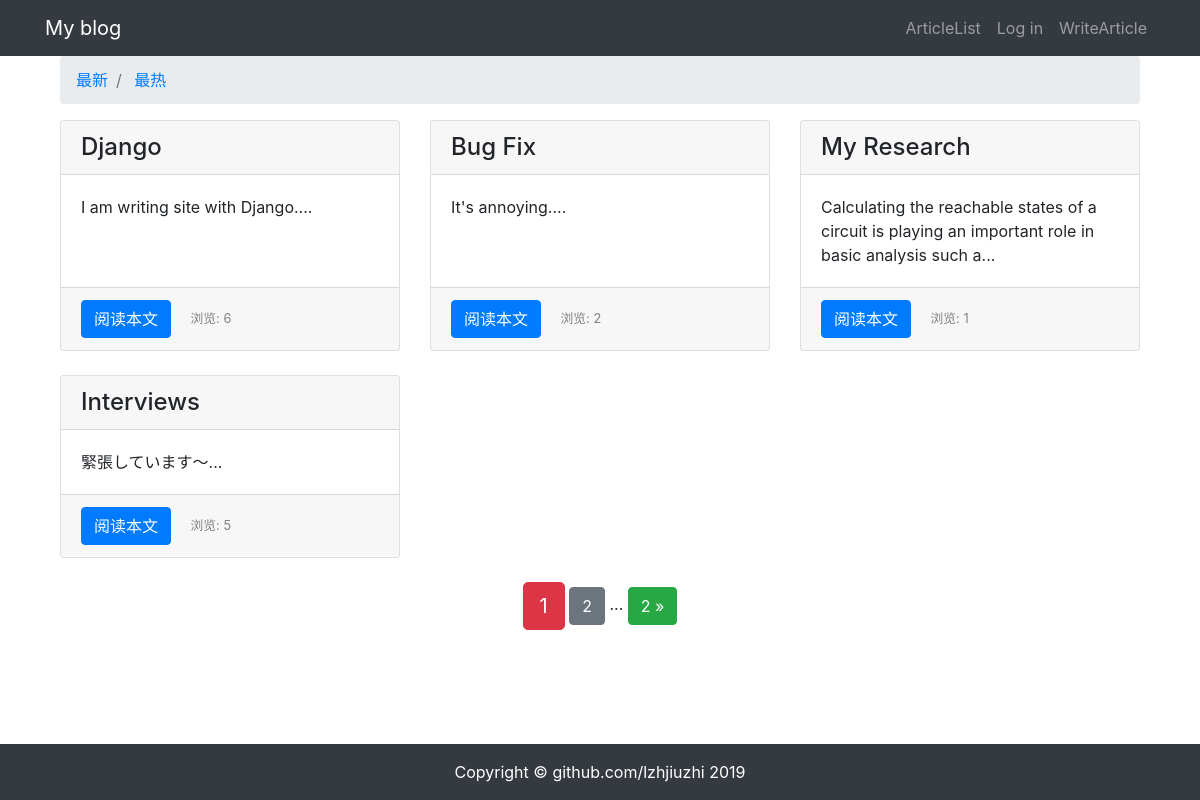
Page /article/article-list/ on the committed database.
### article/models.py (models this page shows, shortened)
class ArticlePost (models.Model):
    author = models.ForeignKey(User, on_delete=models.CASCADE)
    title = models.CharField(max_length=100)
    body = models.TextField()
    created = models.DateTimeField(default = timezone.now)
    updated = models.DateTimeField(auto_now=True)
    total_views = models.PositiveIntegerField(default=0)
    class Meta:
        ordering = ('-created',)

### article/views.py (the view)
# urls.py: path('article-list/', views.article_list, name = 'article_list'),
def article_list(request):
    if request.GET.get('order') == 'total_views':
        article_list = ArticlePost.objects.all().order_by('-total_views')
        order = 'total_views'
    else:
        article_list = ArticlePost.objects.all()
        order = 'normal'
    paginator = Paginator(article_list, 4)
    page = request.GET.get('page')
    articles = paginator.get_page(page)
    context = { 'articles': articles, 'order': order }
    return render(request, 'article/list.html', context)

### templates/article/list.html (shortened to what this page needs)
{% extends "base.html" %}
{% load staticfiles %}
{% block content %}
<div class="container">
    <div class="container">
    <nav aria-label="breadcrumb">
        <ol class="breadcrumb">
            <li class="breadcrumb-item">
                <a href="{% url 'article:article_list' %}">
                    最新
                </a>
            </li>
            <li class="breadcrumb-item">
                <a href="{% url 'article:article_list' %}?order=total_views">
                    最热
                </a>
            </li>
        </ol>
    </nav>
    <div class="row mt-2">
        {% for article in articles %}
        <div class="col-4 mb-4">
            <div class="card h-100">
                <h4 class="card-header">{{ article.title }}</h4>
                <div class="card-body">
                    <p class="card-text">{{ article.body|slice:'100' }}...</p>
                </div>
                <div class="card-footer">
                    <a href="{% url 'article:article_detail' article.id %}" class="btn btn-primary">阅读本文</a>
                        <span>
                             <small class="col align-self-end" style="color: gray;">
                                 浏览: {{ article.total_views }}
                        </small>
                       </span>
                </div>
            </div>
        </div>
        {% endfor %}
    </div>
<div class="pagination row">
    <div class="m-auto">
        <span class="step-links">
            <span class="current btn btn-danger btn-lg">
                {{ articles.number }}
            </span>
            {% if articles.has_next %}
                <a href="?page={{ articles.next_page_number }}"
                   class="btn btn-secondary"
                >
                    {{ articles.next_page_number }}
                </a>
                <span>...</span>
                <a href="?page={{ articles.paginator.num_pages }}"
                   class="btn btn-success"
                >
                    {{ articles.paginator.num_pages }} &raquo;
                </a>
            {% endif %}
        </span>
    </div>
</div>
</div>
{% endblock content %}

### templates/base.html (shortened to what this page needs)
{% load staticfiles %}
<!DOCTYPE html>
<html lang="zh-cn">
<head>
    <link rel="stylesheet" href="{% static 'bootstrap/css/bootstrap.min.css' %}">
    <link rel="stylesheet" href="{% static 'md_css/monokai.css' %}">
</head>
<body>
    {% include 'header.html' %}
    {% block content %}{% endblock content %}
    {% include 'footer.html' %}
</body>
</html>

### templates/header.html (shortened to what this page needs)
<nav class="navbar navbar-expand-lg navbar-dark bg-dark">
  <div class="container">
    <a class="navbar-brand" href="#">My blog</a>
    <div>
      <ul class="navbar-nav">
        <li class="nav-item">
          <a class="nav-link" href="{% url 'article:article_list' %}">ArticleList</a>
        </li>
        {% if user.is_authenticated %}
            <li class="nav-item dropdown">
                <a class="nav-link dropdown-toggle" href="#" id="navbarDropdown" role="button" data-toggle="dropdown" aria-haspopup="true" aria-expanded="false">
                  {{ user.username }}
                </a>
                <div class="dropdown-menu" aria-labelledby="navbarDropdown">
                    <a class="dropdown-item" href="#" onclick="user_delete()">Delete User</a>
                    <a class="dropdown-item" href='{% url "userprofile:edit" user.id %}'>personal information</a>
                    <a class="dropdown-item" href='{% url "userprofile:logout" %}'>Log out</a>
                </div>
            </li>
        {% else %}
            <li class="nav-item">
                <a class="nav-link" href="{% url 'userprofile:login' %}">Log in</a>
            </li>
        {% endif %}
        <li class="nav-item">
         <a class="nav-link" href="{% url 'article:article_create' %}">WriteArticle</a>
        </li>
      </ul>
    </div>
  </div>
</nav>

### templates/footer.html
{% load staticfiles %}
<div>
    <br><br><br>
</div>
<footer class="py-3 bg-dark fixed-bottom">
    <div class="container">
        <p class="m-0 text-center text-white">Copyright &copy; github.com/lzhjiuzhi 2019</p>
    </div>
</footer>

### rows in the picture
ArticlePost: title "Django", body "I am writing site with Django.", total_views "6"
ArticlePost: title "Bug Fix", body "It's annoying.", total_views "2"
ArticlePost: title "My Research", body "Calculating the reachable states of a circuit is playing an important role in basic analysis such a", total_views "1"
ArticlePost: title "Interviews", body "緊張しています〜", total_views "5"

### other values in the picture
{{ articles.number }} "1"
{{ articles.next_page_number }} "2"
{{ articles.paginator.num_pages }} "2"
